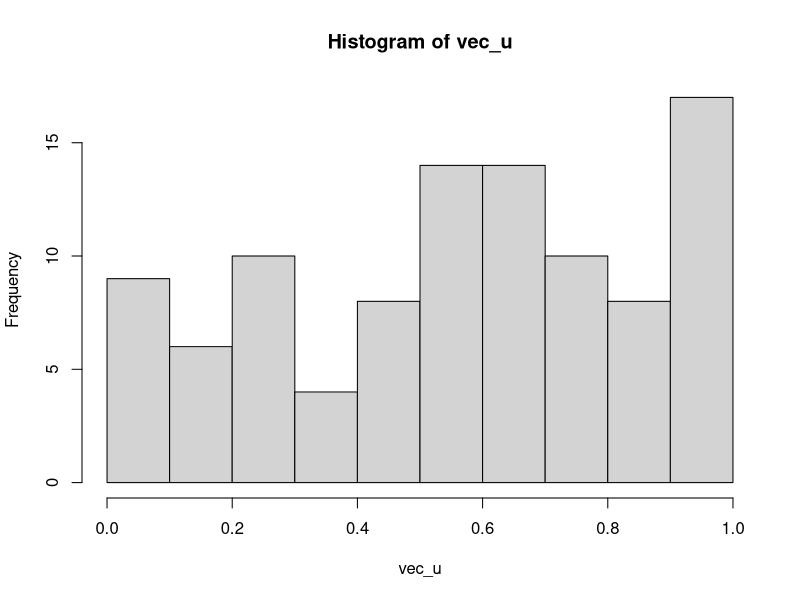
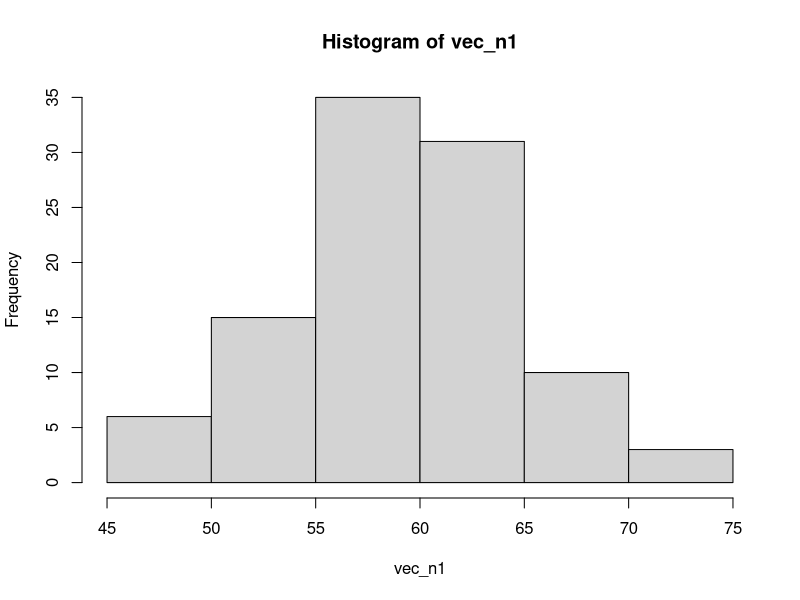
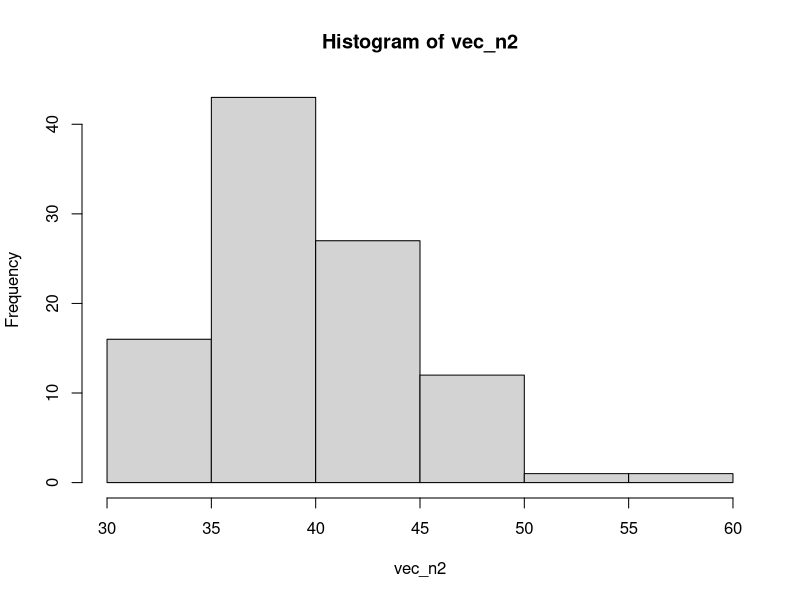
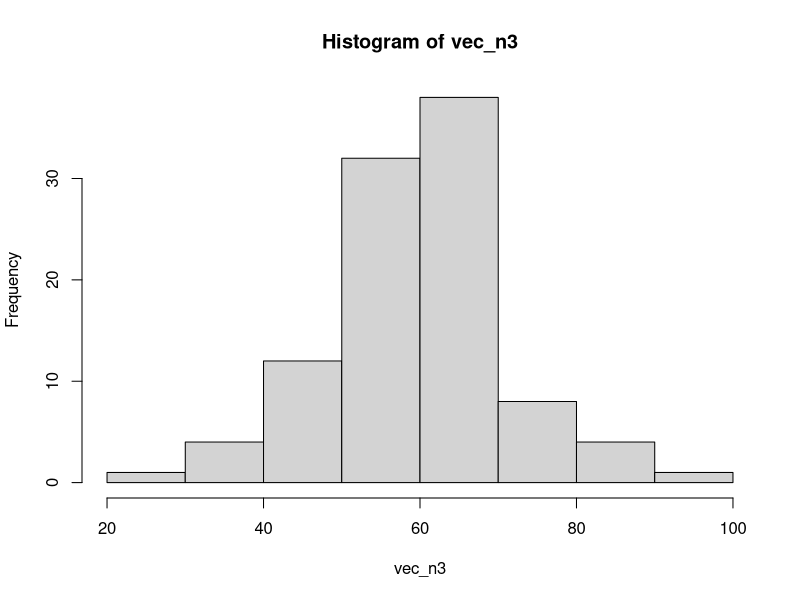
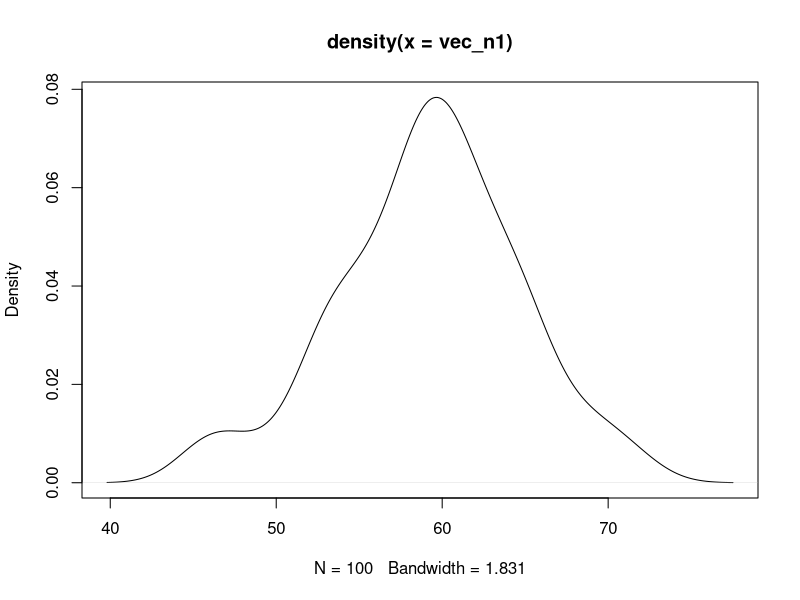
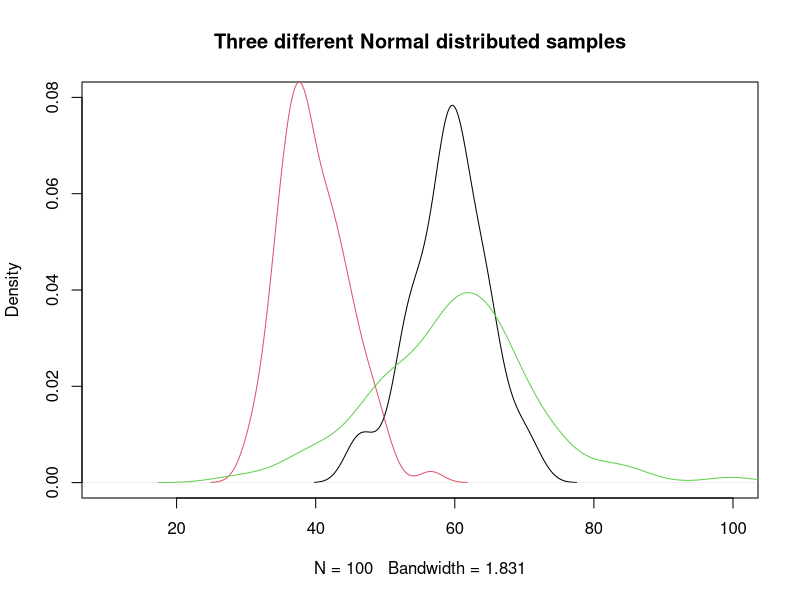
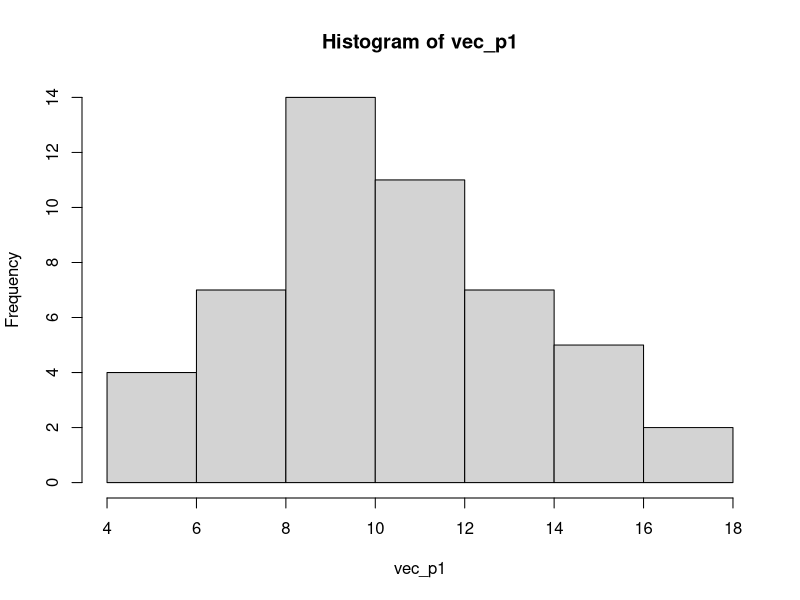
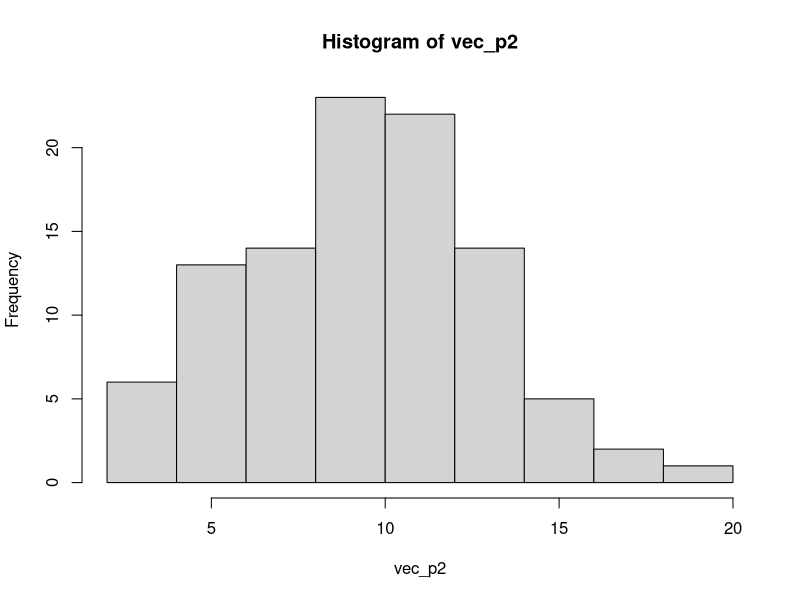

Source code (R) for these figures, in order:
##########################################
###  SMDE R Lab 3 ########################
#### Nihan Acar-Denizli, Phd  ############
#### UPC, Barcelona ######################
##########################################

###################################
### Generating Random Variables ###
###################################

## Uniform Distribution ###
?runif
# generating a random number
runif(1)    
#generating 3 random numbers
runif(3)    
# generating 3 random numbers on a defined range 
runif(3, min=5, max=10)    
runif(5, min=0.25, max=0.5)

#generating an uniform random vector of 100 observations for the interval [0,1]
vec_u<-runif(100,0,1)
hist(vec_u)


## Normal Distribution ###
?rnorm
# generating 1 random number from a standard normal distribution
rnorm(1)   
# generating 3 random numbers from a standard normal distribution
rnorm(3)    
# generating 3 random numbers from a Normal distribution with a specific mean and standard deviation
rnorm(3, mean=10, sd=2)   

# generating three different samples of length 100 observations from a Normal distribution
vec_n1<-rnorm(100, mean=60, sd=5)
hist(vec_n1) 

vec_n2<-rnorm(100, mean=40,sd=5)
hist(vec_n2)

vec_n3<-rnorm(100, mean=60, sd=10)   
hist(vec_n3)

?density
plot(density(vec_n1))


## Arranging limits of axes ###
plot(density(vec_n1),xlim=c(10,100),ylim=c(0,0.08), main="Three different Normal distributed samples")
lines(density(vec_n2),col=2)
lines(density(vec_n3),col=3)

### Poisson Distribution ###
?rpois
vec_p1<-rpois(50,10)
hist(vec_p1)

vec_p2<-rpois(100,10)
hist(vec_p2)

vec_p3<-rpois(1000,10)
hist(vec_p3)


############ Expected Value and Variance #############################
### Expected Value of Rolling a Die ###

p_die <- rep(1/6,6)
die <- 1:6
exp_val<-sum(die*p_die)
exp_val

sample(die, size=10, prob=p_die, replace=T)
hist(sample(die, size=1000, prob=p_die, replace=T))

s <- table(sample(die, size=1000, prob=p_die, replace=T))
s

#### Distribution of Sample Means ####

############################################
## Function for generating n sample means ###
gen_sample_means <- function(n) {
  sample_means <- numeric()
  for (i in 1:1000) { 
    sample_means <- append(sample_means, sum(sample(die, size=n, prob=p_die, replace=T))/n)
  }
  return (sample_means)
}
###############################################

sample_means <- gen_sample_means(1000)
plot(density(sample_means), main="Distribution of the sample means",xlab="sample mean", col="red")

mean(sample_means)
sd(sample_means)
var(sample_means)

